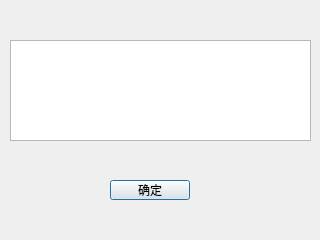
<?xml version="1.0" encoding="UTF-8"?>
<ui version="4.0">
 <class>TipsDialog</class>
 <widget class="QDialog" name="TipsDialog">
  <property name="geometry">
   <rect>
    <x>0</x>
    <y>0</y>
    <width>320</width>
    <height>240</height>
   </rect>
  </property>
  <property name="windowTitle">
   <string>Dialog</string>
  </property>
  <widget class="QPushButton" name="btn_ok">
   <property name="geometry">
    <rect>
     <x>110</x>
     <y>180</y>
     <width>80</width>
     <height>20</height>
    </rect>
   </property>
   <property name="text">
    <string>确定</string>
   </property>
  </widget>
  <widget class="QTextBrowser" name="textBrowser">
   <property name="geometry">
    <rect>
     <x>10</x>
     <y>40</y>
     <width>301</width>
     <height>101</height>
    </rect>
   </property>
  </widget>
 </widget>
 <resources/>
 <connections/>
</ui>
